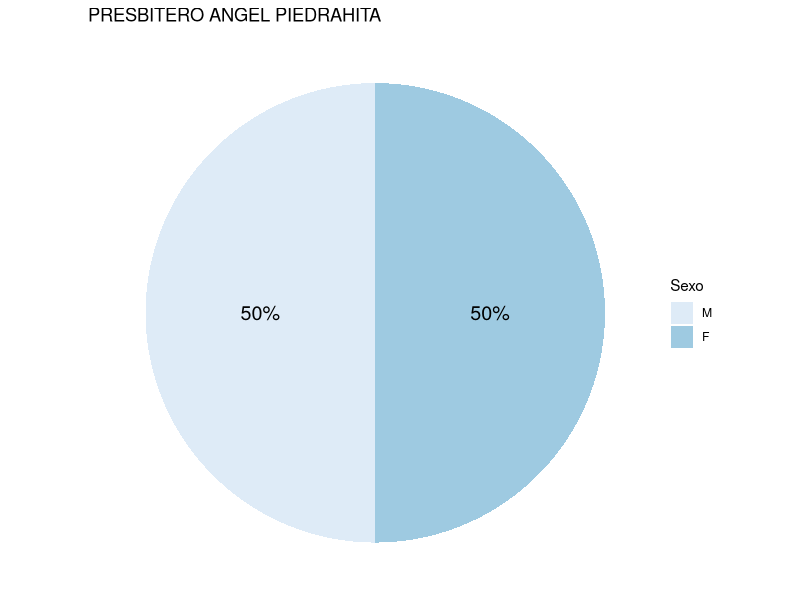
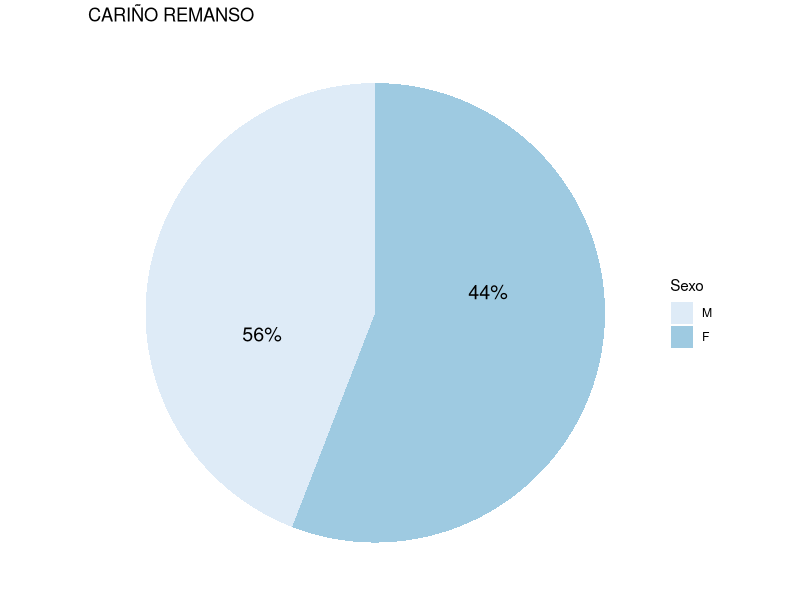
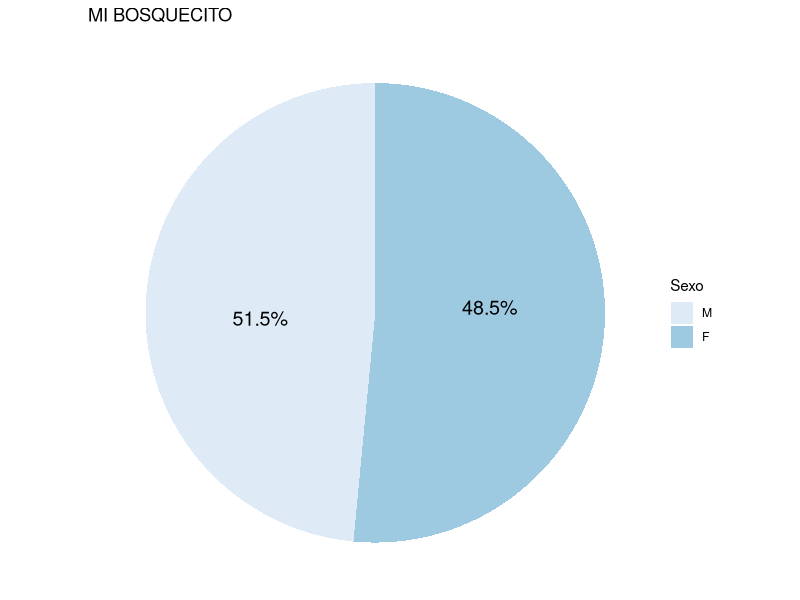
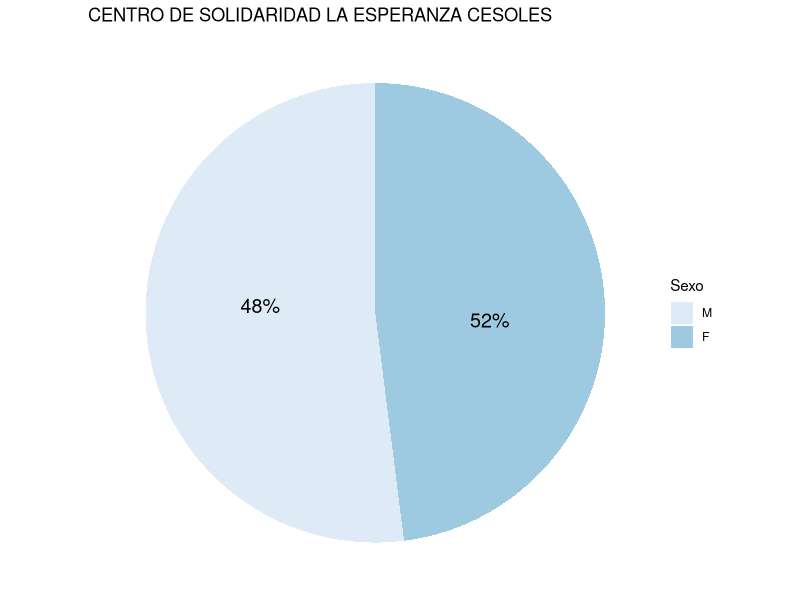
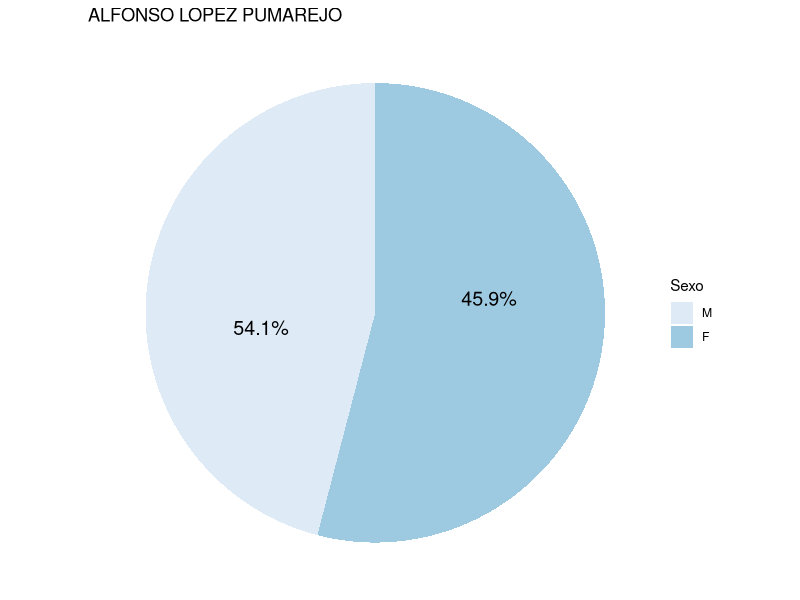
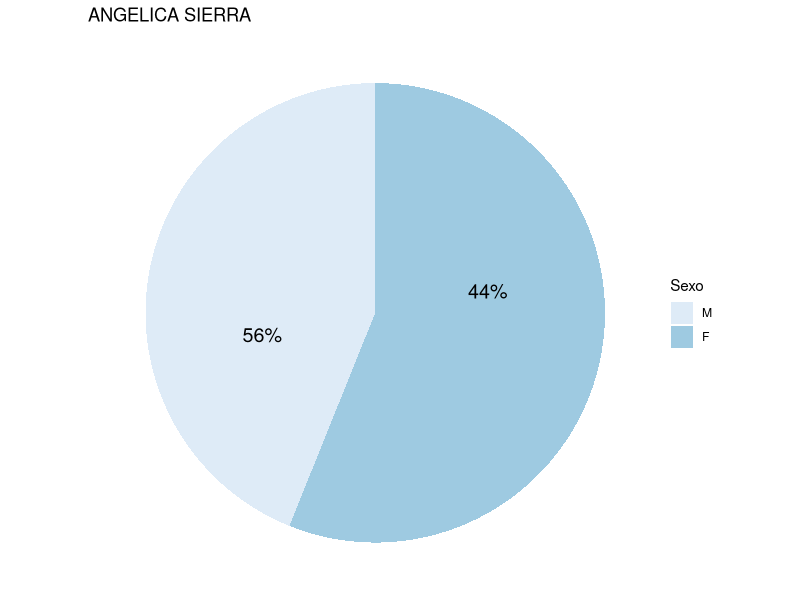
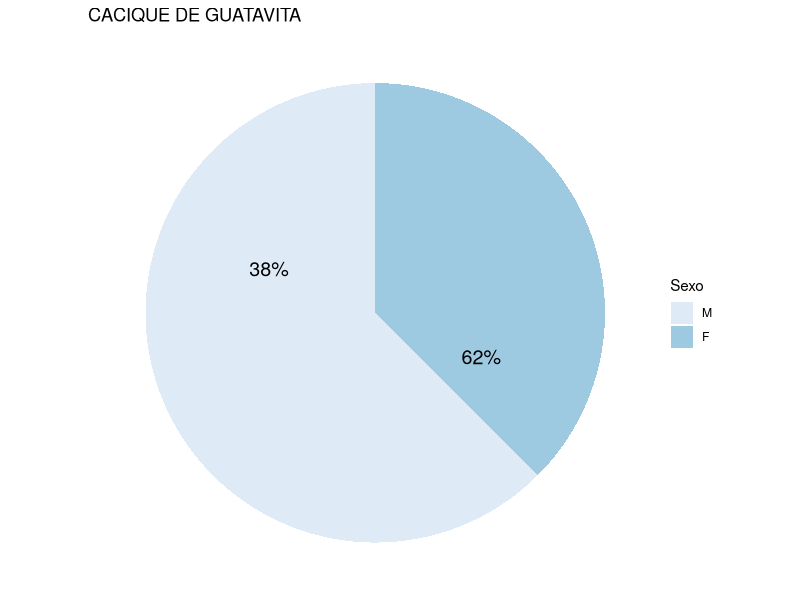
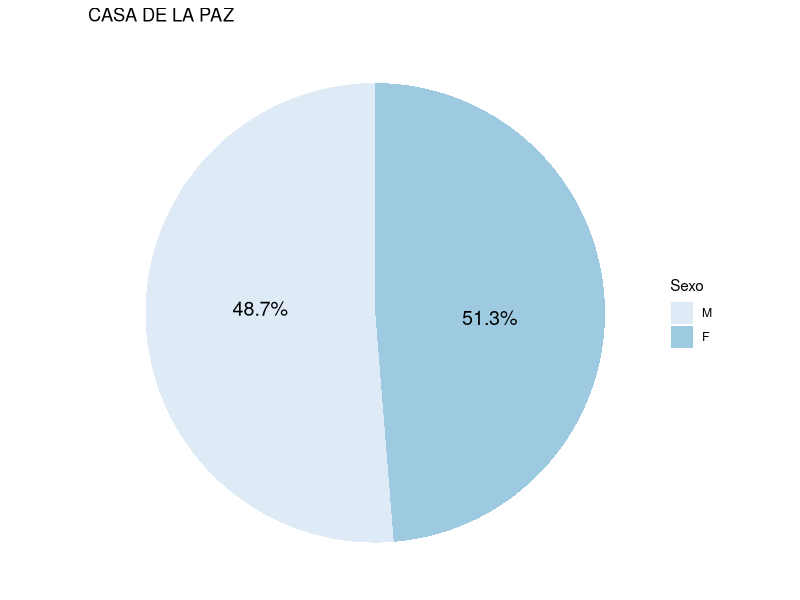

Recreate these plots in R, in order. (Note: this script raises an error after producing the figures.)
setwd("") #set your working directory
x<-read.csv2("data.csv")
x<-x[c(1:102),]

library(ggplot2)
library(reshape2)
library(scales)

g.1<-x[,c(6,12)]
g.2<-x[,c(6,13,14)]
g.3<-x[,c(6,15,16)]
g.4<-x[,c(6,17,18,19)]
g.5<-x[,c(6,21,22,23)]
g.6<-x[,c(6,25,26,27)]

setwd("") #where want your files to be saved?

MultiplePiePlots<-function(data){
  for (i in 1:nrow(data)){
    data.1<-as.data.frame(data[i,])
    colnames(data.1)<-c("NIDO","M","F")
    name<-as.character(data.1$NIDO)
    dd=melt(data.1, id=c("NIDO"))
    dd<-dd[,-1]
    colnames(dd)<-c("group","value")
    bp<- ggplot(dd, aes(x="", y=value, fill=group))+
      geom_bar(width = 1, stat = "identity")
    
    pie <- bp + coord_polar("y", start=0)
    
    pie + scale_fill_brewer("Sexo") + theme_void() +
      theme(axis.text.x=element_blank())+
      geom_text(aes(y = value/2 + c(0, cumsum(value)[-length(value)]), 
                    label = percent(value/sum(value))), size=5)+ggtitle(name)
    filename<-paste(name,'.pdf',sep='')
    ggsave(filename, plot = last_plot(), device = "pdf")
  }
}
MultiplePiePlots(g.2)

MultipleBarPlot_G3<-function(data){
  for (i in 1:nrow(data)){
    data.1<-as.data.frame(data[i,])
    colnames(data.1)<-c("NIDO","Mod. Familiar","Mod. Institucional")
    name<-as.character(data.1$NIDO)
    dd=melt(data.1, id=c("NIDO"))
    dd<-dd[,-1]
    colnames(dd)<-c("group","value")
    p <-ggplot(dd, aes(group, value))
    p +geom_bar(stat = "identity",fill="steelblue")+
      #geom_text(aes(label=value), vjust=-0.3, size=6)+
      theme_classic()+ggtitle(name)+ylab("")+xlab("Beneficiarios")+
      geom_text(aes(y = value/2 + c(0, cumsum(value)[-length(value)]), 
                    label = percent(value/sum(value))), size=5,position = "identity")+ggtitle(name)
    
    filename<-paste(name,'.pdf',sep='')
    ggsave(filename, plot = last_plot(), device = "pdf")
  }
}
MultipleBarPlot_G3(g.3)

MultipleBarPlot_G4<-function(data){
  for (i in 1:nrow(data)){
    data.1<-as.data.frame(data[i,])
    colnames(data.1)<-c("NIDO","Menores 1 año","Entre 1 y 3 años", "Entre 3 y 6 años")
    name<-as.character(data.1$NIDO)
    
    dd=melt(data.1, id=c("NIDO"))
    dd<-dd[,-1]
    colnames(dd)<-c("group","value")
    
    p <-ggplot(dd, aes(group, value))
    p +geom_bar(stat = "identity",fill="steelblue")+
      geom_text(aes(label=value), vjust=-0.3, size=6)+
      theme_classic()+ggtitle(name)+ylab("")+xlab("Beneficiarios")+
      geom_text(aes(y = value/2 + c(0, cumsum(value)[-length(value)]), 
                    label = percent(value/sum(value))), size=5,position = "identity")+ggtitle(name)
    
    filename<-paste(name,'.pdf',sep='')
    ggsave(filename, plot = last_plot(), device = "pdf")
  }
}
MultipleBarPlot_G4(g.4)

MultipleBarPlot_G5<-function(data){
  for (i in 1:nrow(data)){
    data.1<-as.data.frame(data[i,])
    colnames(data.1)<-c("NIDO","Afro","Indígenas", "Blanco/Mestizo")
    name<-as.character(data.1$NIDO)
    
    dd=melt(data.1, id=c("NIDO"))
    dd<-dd[,-1]
    colnames(dd)<-c("group","value")
    
    p <-ggplot(dd, aes(group, value))
    p +geom_bar(stat = "identity",fill="steelblue")+
      geom_text(aes(label=value), vjust=-0.3, size=6)+
      theme_classic()+ggtitle(name)+ylab("")+xlab("Beneficiarios")+
      geom_text(aes(y = value/2 + c(0, cumsum(value)[-length(value)]), 
                    label = percent(value/sum(value))), size=5,position = "identity")+ggtitle(name)
    
    filename<-paste(name,'.pdf',sep='')
    ggsave(filename, plot = last_plot(), device = "pdf")
  }
}
MultipleBarPlot_G5(g.5)

MultipleBarPlot_G6<-function(data){
  for (i in 1:nrow(data)){
    data.1<-as.data.frame(data[i,])
    colnames(data.1)<-c("NIDO","Adolescentes","18-24 años", "<24 años")
    name<-as.character(data.1$NIDO)
    
    dd=melt(data.1, id=c("NIDO"))
    dd<-dd[,-1]
    colnames(dd)<-c("group","value")
    
    p <-ggplot(dd, aes(group, value))
    p +geom_bar(stat = "identity",fill="steelblue")+
      geom_text(aes(label=value), vjust=-0.3, size=6)+
      theme_classic()+ggtitle(name)+ylab("")+xlab("Madres Beneficiarias")+
      geom_text(aes(y = value/2 + c(0, cumsum(value)[-length(value)]), 
                    label = percent(value/sum(value))), size=5,position = "identity")+ggtitle(name)
    
    filename<-paste(name,'.pdf',sep='')
    ggsave(filename, plot = last_plot(), device = "pdf")
  }
}
MultipleBarPlot_G6(g.6)